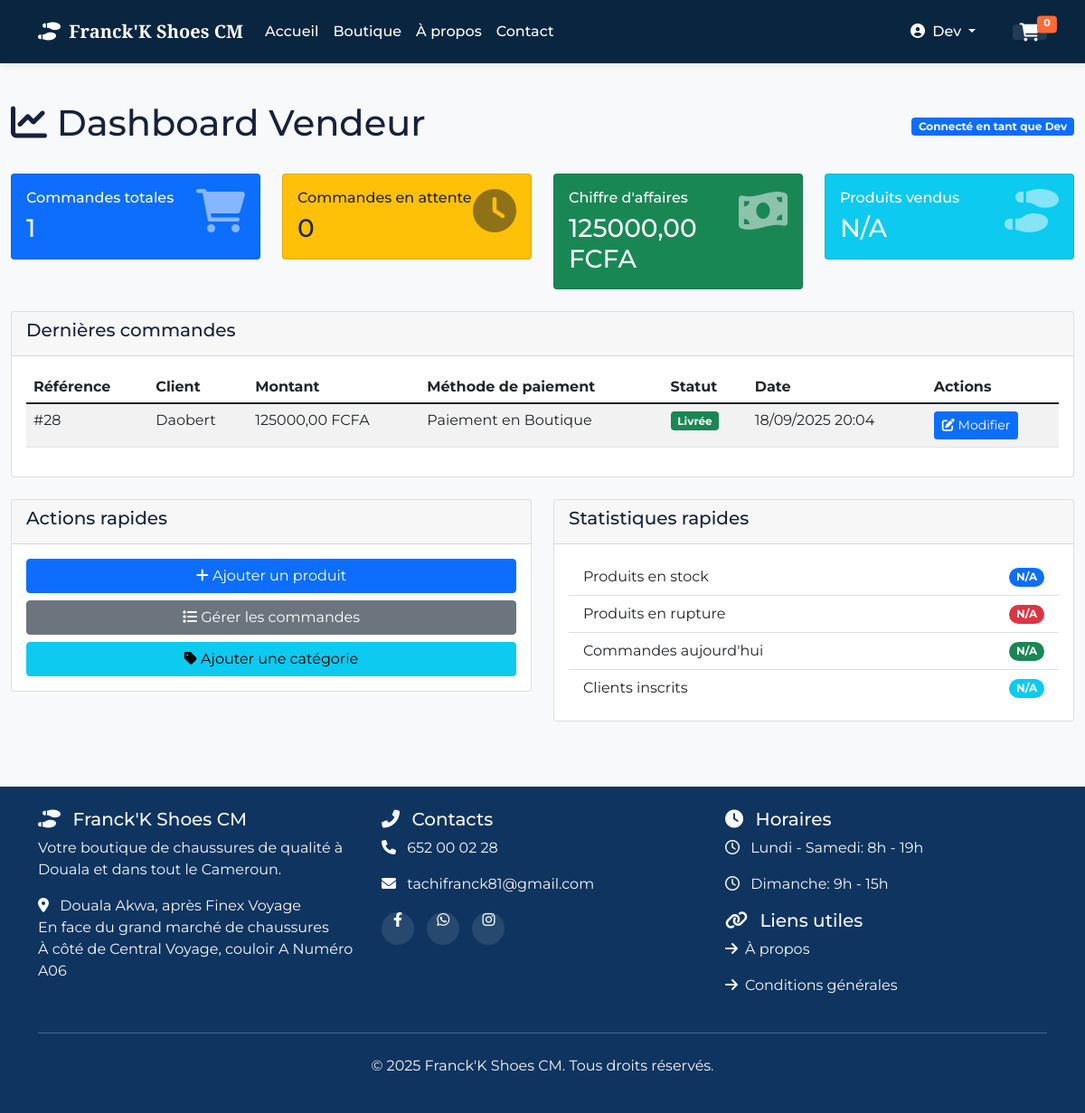
/dashboard-vendeur/ (signed in), run on an earlier commit of the app's database.
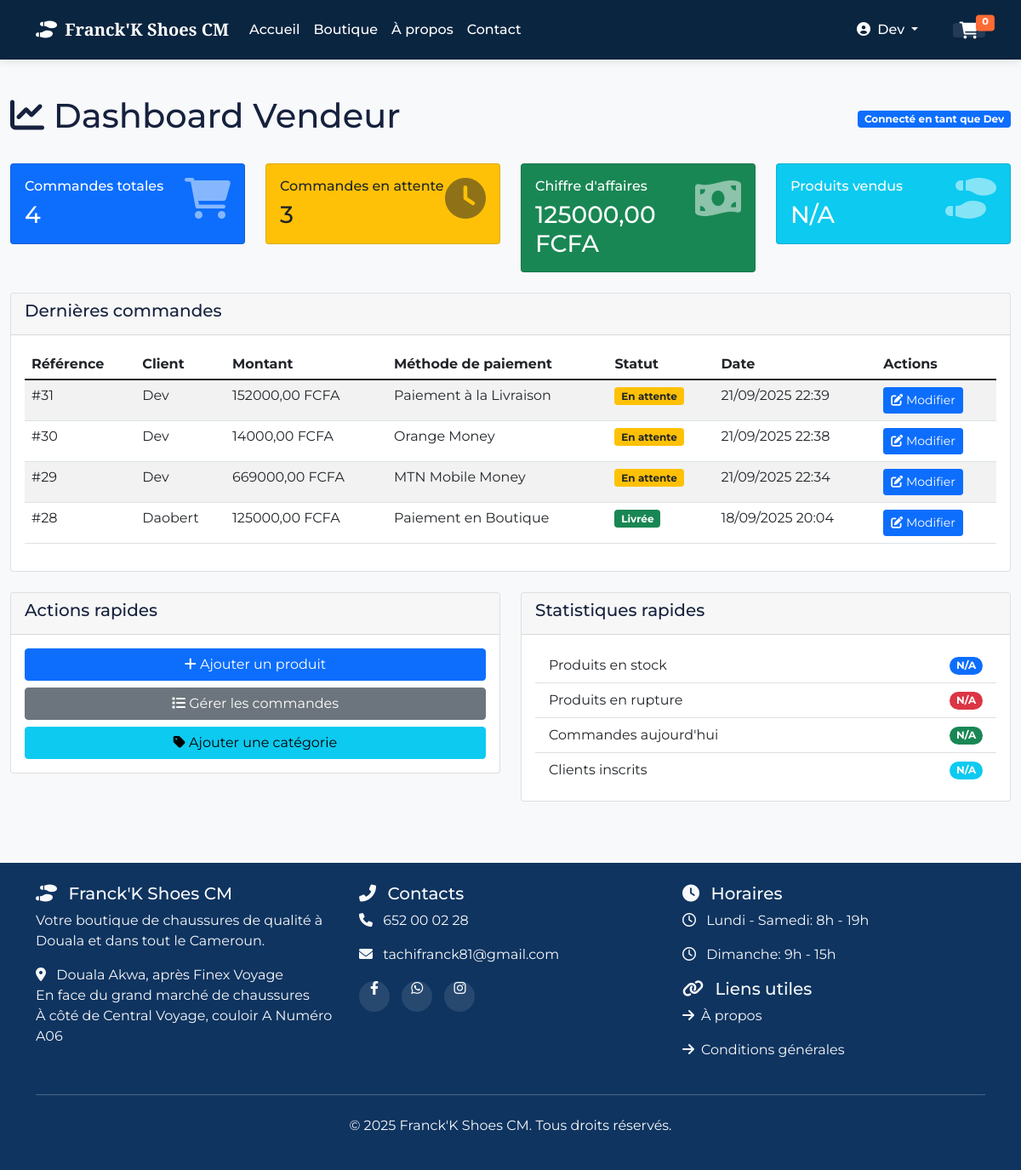
And on a later commit of the database.
### shoes/models.py (models this page shows, shortened)
class Order(models.Model):
    PAYMENT_METHODS = [
        ('MTN', 'MTN Mobile Money'),
        ('ORANGE', 'Orange Money'),
        ('CASH', 'Paiement à la Livraison'),
        ('SHOP', 'Paiement en Boutique'),
    ]
    ORDER_STATUS = [
        ('PENDING', 'En attente'),
        ('CONFIRMED', 'Confirmée'),
        ('PROCESSING', 'En traitement'),
        ('SHIPPED', 'Expédiée'),
        ('DELIVERED', 'Livrée'),
        ('CANCELLED', 'Annulée'),
    ]
    customer = models.ForeignKey(User, on_delete=models.CASCADE, verbose_name="Client")
    items = models.ManyToManyField(Shoe, through='OrderItem', verbose_name="Articles")
    shipping_cost = models.DecimalField(max_digits=10, decimal_places=2, default=0, verbose_name="Frais de livraison")
    total_amount = models.DecimalField(max_digits=10, decimal_places=2, verbose_name="Montant total")
    payment_method = models.CharField(max_length=10, choices=PAYMENT_METHODS, verbose_name="Méthode de paiement")
    status = models.CharField(max_length=10, choices=ORDER_STATUS, default='PENDING', verbose_name="Statut")
    shipping_address = models.TextField(verbose_name="Adresse de livraison")
    city = models.CharField(max_length=100, verbose_name="Ville")
    phone_number = models.CharField(max_length=20, verbose_name="Numéro de téléphone")
    notes = models.TextField(blank=True, verbose_name="Notes")
    payment_confirmation_message = models.TextField(blank=True, verbose_name="Message de confirmation de paiement", help_text="Collez ici le message reçu après paiement via MTN ou Orange Money")
    created_at = models.DateTimeField(auto_now_add=True, verbose_name="Date de création")
    updated_at = models.DateTimeField(auto_now=True, verbose_name="Date de modification")
    class Meta:
        verbose_name = "Commande"
        verbose_name_plural = "Commandes"
        ordering = ['-created_at']

### shoes/views.py (the view)
# urls.py: path('dashboard-vendeur/', views.vendor_dashboard, name='vendor_dashboard'),
@user_passes_test(is_vendor)
@login_required
def vendor_dashboard(request):
    orders = Order.objects.all().order_by('-created_at')[:10]
    total_orders = Order.objects.count()
    pending_orders = Order.objects.filter(status='PENDING').count()
    total_revenue = sum(order.total_amount for order in Order.objects.filter(status='DELIVERED'))
    return render(request, 'admin_dashboard.html', {
        'orders': orders,
        'total_orders': total_orders,
        'pending_orders': pending_orders,
        'total_revenue': total_revenue
    })

### shoes/cart.py (called while the page is built)
    def __len__(self):
        return sum(item['quantity'] for item in self.cart.values())

### shoes/context_processors.py (called while the page is built)
def cart(request):
    return {'cart': Cart(request)}

### shoes/views.py (called while the page is built)
def is_vendor(user):
    return user.groups.filter(name='Vendor').exists() or user.is_superuser

### templates/admin_dashboard.html (shortened to what this page needs)
{% extends 'base.html' %}
{% block content %}
<div class="container-fluid py-4">
    <div class="d-flex justify-content-between align-items-center mb-4">
        <h1><i class="fas fa-chart-line"></i> Dashboard Vendeur</h1>
        <div>
            <span class="badge bg-primary">Connecté en tant que {{ user.username }}</span>
        </div>
    </div>
    <div class="row mb-4">
        <div class="col-md-3">
            <div class="card bg-primary text-white">
                <div class="card-body">
                    <div class="d-flex justify-content-between">
                        <div>
                            <h6 class="card-title">Commandes totales</h6>
                            <h3 class="card-text">{{ total_orders }}</h3>
                        </div>
                        <i class="fas fa-shopping-cart fa-3x opacity-50"></i>
                    </div>
                </div>
            </div>
        </div>
        <div class="col-md-3">
            <div class="card bg-warning text-dark">
                <div class="card-body">
                    <div class="d-flex justify-content-between">
                        <div>
                            <h6 class="card-title">Commandes en attente</h6>
                            <h3 class="card-text">{{ pending_orders }}</h3>
                        </div>
                        <i class="fas fa-clock fa-3x opacity-50"></i>
                    </div>
                </div>
            </div>
        </div>
        <div class="col-md-3">
            <div class="card bg-success text-white">
                <div class="card-body">
                    <div class="d-flex justify-content-between">
                        <div>
                            <h6 class="card-title">Chiffre d'affaires</h6>
                            <h3 class="card-text">{{ total_revenue }} FCFA</h3>
                        </div>
                        <i class="fas fa-money-bill-wave fa-3x opacity-50"></i>
                    </div>
                </div>
            </div>
        </div>
        <div class="col-md-3">
            <div class="card bg-info text-white">
                <div class="card-body">
                    <div class="d-flex justify-content-between">
                        <div>
                            <h6 class="card-title">Produits vendus</h6>
                            <h3 class="card-text">N/A</h3>
                        </div>
                        <i class="fas fa-shoe-prints fa-3x opacity-50"></i>
                    </div>
                </div>
            </div>
        </div>
    </div>
    <div class="card mb-4">
        <div class="card-header">
            <h5>Dernières commandes</h5>
        </div>
        <div class="card-body">
            <div class="table-responsive">
                <table class="table table-striped">
                    <thead>
                        <tr>
                            <th>Référence</th>
                            <th>Client</th>
                            <th>Montant</th>
                            <th>Méthode de paiement</th>
                            <th>Statut</th>
                            <th>Date</th>
                            <th>Actions</th>
                        </tr>
                    </thead>
                    <tbody>
                        {% for order in orders %}
                        <tr>
                            <td>#{{ order.id }}</td>
                            <td>{{ order.customer.username }}</td>
                            <td>{{ order.total_amount }} FCFA</td>
                            <td>{{ order.get_payment_method_display }}</td>
                            <td>
                                <span class="badge
                                    {% if order.status == 'PENDING' %}bg-warning text-dark
                                    {% elif order.status == 'CONFIRMED' %}bg-info
                                    {% elif order.status == 'PROCESSING' %}bg-primary
                                    {% elif order.status == 'SHIPPED' %}bg-secondary
                                    {% elif order.status == 'DELIVERED' %}bg-success
                                    {% elif order.status == 'CANCELLED' %}bg-danger
                                    {% endif %}">
                                    {{ order.get_status_display }}
                                </span>
                            </td>
                            <td>{{ order.created_at|date:"d/m/Y H:i" }}</td>
                            <td>
                                <a href="/admin/shoes/order/{{ order.id }}/change/" class="btn btn-sm btn-primary">
                                    <i class="fas fa-edit"></i> Modifier
                                </a>
                            </td>
                        </tr>
                        {% empty %}
                        <tr>
                            <td colspan="7" class="text-center">Aucune commande pour le moment</td>
                        </tr>
                        {% endfor %}
                    </tbody>
                </table>
            </div>
        </div>
    </div>
    <div class="row">
        <div class="col-md-6">
            <div class="card">
                <div class="card-header">
                    <h5>Actions rapides</h5>
                </div>
                <div class="card-body">
                    <div class="d-grid gap-2">
                        <a href="/admin/shoes/shoe/add/" class="btn btn-primary">
                            <i class="fas fa-plus"></i> Ajouter un produit
                        </a>
                        <a href="/admin/shoes/order/" class="btn btn-secondary">
                            <i class="fas fa-list"></i> Gérer les commandes
                        </a>
                        <a href="/admin/shoes/category/add/" class="btn btn-info">
                            <i class="fas fa-tag"></i> Ajouter une catégorie
                        </a>
                    </div>
                </div>
            </div>
        </div>
        <div class="col-md-6">
            <div class="card">
                <div class="card-header">
                    <h5>Statistiques rapides</h5>
                </div>
                <div class="card-body">
                    <ul class="list-group list-group-flush">
                        <li class="list-group-item d-flex justify-content-between align-items-center">
                            Produits en stock
                            <span class="badge bg-primary rounded-pill">N/A</span>
                        </li>
                        <li class="list-group-item d-flex justify-content-between align-items-center">
                            Produits en rupture
                            <span class="badge bg-danger rounded-pill">N/A</span>
                        </li>
                        <li class="list-group-item d-flex justify-content-between align-items-center">
                            Commandes aujourd'hui
                            <span class="badge bg-success rounded-pill">N/A</span>
                        </li>
                        <li class="list-group-item d-flex justify-content-between align-items-center">
                            Clients inscrits
                            <span class="badge bg-info rounded-pill">N/A</span>
                        </li>
                    </ul>
                </div>
            </div>
        </div>
    </div>
</div>
{% endblock %}

### templates/base.html (shortened to what this page needs)
{% load static %}
<!DOCTYPE html>
<html lang="fr">
<head>
  <link href="https://cdn.jsdelivr.net/npm/bootstrap@5.1.3/dist/css/bootstrap.min.css" rel="stylesheet">
  <link href="https://cdnjs.cloudflare.com/ajax/libs/font-awesome/6.0.0-beta3/css/all.min.css" rel="stylesheet">
</head>
<body>
  <nav class="navbar navbar-expand-lg fixed-top">
    <div class="container">
      <a class="navbar-brand" href="{% url 'index' %}">
        <i class="fas fa-shoe-prints me-1"></i> Franck'K Shoes CM
      </a>
      <div class="collapse navbar-collapse" id="navbarNav">
        <ul class="navbar-nav me-auto mb-2 mb-lg-0">
          <li class="nav-item">
            <a class="nav-link {% if request.path == '/' %}active{% endif %}" href="{% url 'index' %}">Accueil</a>
          </li>
          <li class="nav-item">
            <a class="nav-link {% if request.path == '/boutique/' %}active{% endif %}" href="{% url 'product_list' %}">Boutique</a>
          </li>
          <li class="nav-item">
            <a class="nav-link {% if request.path == '/about/' %}active{% endif %}" href="{% url 'about' %}">À propos</a>
          </li>
          <li class="nav-item">
            <a class="nav-link {% if request.path == '/contact/' %}active{% endif %}" href="{% url 'contact' %}">Contact</a>
          </li>
        </ul>
        <ul class="navbar-nav ms-auto mb-2 mb-lg-0 align-items-center">
          {% if user.is_authenticated %}
          <li class="nav-item dropdown me-3">
            <a class="nav-link dropdown-toggle" href="#" id="userDropdown" role="button" data-bs-toggle="dropdown">
              <i class="fas fa-user-circle me-1"></i> {{ user.username }}
            </a>
          </li>
          {% else %}
          <li class="nav-item me-3"><a class="nav-link" href="{% url 'login' %}"><i class="fas fa-sign-in-alt me-1"></i>Connexion</a></li>
          <li class="nav-item me-3"><a class="nav-link" href="{% url 'register' %}"><i class="fas fa-user-plus me-1"></i>Inscription</a></li>
          {% endif %}
        </ul>
      </div>
      <div class="d-flex align-items-center ms-3">
        <a class="nav-link cart-icon position-relative p-2 bg-white bg-opacity-10 rounded" href="{% url 'cart_detail' %}">
          <i class="fas fa-shopping-cart fa-lg"></i>
          <span class="badge cart-count position-absolute top-0 start-100 translate-middle">{{ cart|length }}</span>
        </a>
      </div>
    </div>
  </nav>
  <main class="mt-5 pt-3">
    {% block content %}{% endblock %}
  </main>
  <footer class="text-light py-4 mt-5">
    <div class="container">
      <div class="row">
        <div class="col-md-4 mb-4 mb-md-0">
          <h5><i class="fas fa-shoe-prints me-2"></i> Franck'K Shoes CM</h5>
          <p>Votre boutique de chaussures de qualité à Douala et dans tout le Cameroun.</p>
          <p><i class="fas fa-map-marker-alt me-2"></i> Douala Akwa, après Finex Voyage<br>
             En face du grand marché de chaussures<br>
             À côté de Central Voyage, couloir A Numéro A06</p>
        </div>
        <div class="col-md-4 mb-4 mb-md-0">
          <h5><i class="fas fa-phone-alt me-2"></i> Contacts</h5>
          <p><i class="fas fa-phone me-2"></i> <a href="tel:+237652000228" class="text-light">652 00 02 28</a></p>
          <p><i class="fas fa-envelope me-2"></i> <a href="mailto:tachifranck81@gmail.com" class="text-light">tachifranck81@gmail.com</a></p>
          <div class="social-links mt-3">
            <a href="https://www.facebook.com" target="_blank"><i class="fab fa-facebook-f"></i></a>
            <a href="https://wa.me/237652000228" target="_blank"><i class="fab fa-whatsapp"></i></a>
            <a href="https://www.instagram.com" target="_blank"><i class="fab fa-instagram"></i></a>
          </div>
        </div>
        <div class="col-md-4">
          <h5><i class="fas fa-clock me-2"></i> Horaires</h5>
          <p><i class="far fa-clock me-2"></i> Lundi - Samedi: 8h - 19h</p>
          <p><i class="far fa-clock me-2"></i> Dimanche: 9h - 15h</p>
          <h5 class="mt-3"><i class="fas fa-link me-2"></i> Liens utiles</h5>
          <p><a href="{% url 'about' %}" class="text-light"><i class="fas fa-arrow-right me-2"></i>À propos</a></p>
          <p><a href="{% url 'terms' %}" class="text-light"><i class="fas fa-arrow-right me-2"></i>Conditions générales</a></p>
        </div>
      </div>
      <hr class="border-light my-4">
      <div class="text-center">
        <p>&copy; 2025 Franck'K Shoes CM. Tous droits réservés.</p>
      </div>
    </div>
  </footer>
</body>
</html>

### templates/base.html (style rules this page uses)
:root { --primary-color: #0a2540; --secondary-color: #ff6b35; --accent-color: #00a8cc; --light-bg: #f8f9fa; --dark-text: #16213e; --border-color: #e0e0e0; --card-bg: #ffffff; --footer-bg: #0f3460; }
body { font-family: 'Montserrat', sans-serif; color: var(--dark-text); background-color: var(--light-bg); transition: all 0.3s ease; }
.navbar { background-color: var(--primary-color); box-shadow: 0 2px 10px rgba(0, 0, 0, 0.1); padding: 15px 0; }
.navbar-brand, .nav-link { color: #fff !important; font-weight: 500; }
.navbar-brand { font-family: 'Playfair Display', serif; font-weight: 700; }
.cart-icon { transition: all 0.3s ease; }
.badge.cart-count { background-color: var(--secondary-color); font-size: 0.7rem; }
footer { background-color: var(--footer-bg); color: #fff; }
footer a { text-decoration: none; color: #fff; transition: color 0.3s ease; }
.social-links a { display: inline-block; width: 36px; height: 36px; line-height: 36px; text-align: center; background-color: rgba(255, 255, 255, 0.1); border-radius: 50%; margin-right: 10px; transition: all 0.3s ease; color: #ffffff; }

What changed in the data, as far as the page shows it:
added Order: id "31", customer.username "Dev", total_amount "152000,00", payment_method "Paiement à la Livraison", status "En attente", created_at "21/09/2025 22:39"
added Order: id "30", customer.username "Dev", total_amount "14000,00", payment_method "Orange Money", status "En attente", created_at "21/09/2025 22:38"
added Order: id "29", customer.username "Dev", total_amount "669000,00", payment_method "MTN Mobile Money", status "En attente", created_at "21/09/2025 22:34"
Also different on the page:
{{ total_orders }}: "1" → "4"
{{ pending_orders }}: "0" → "3"
